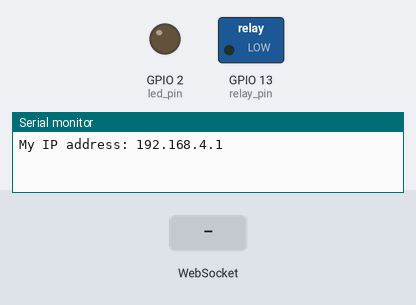
This sketch was run on a simulated ESP32. Parts: switched loads named in the sketch (green lamp = pin HIGH), output pins drawn as LEDs (lit = HIGH), the last lines printed to the serial monitor. Dashed ring = blinking. Inputs (shaded band) come from the test bench. Storage starts empty.

Above: at 1.2 s.
1.3 s: WebSocket text "on" received
At 1.51 s:
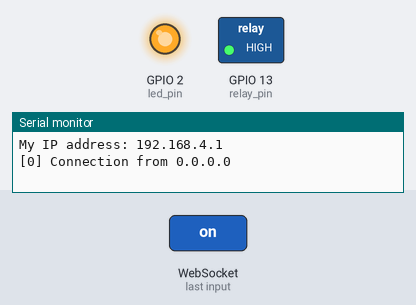
4.3 s: WebSocket text "off" received
At 4.8 s:
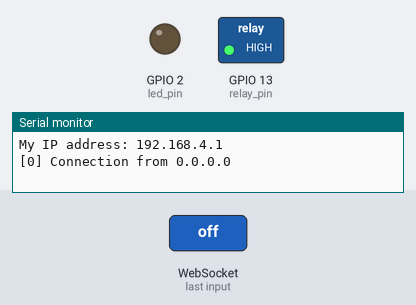
Timing chart, 0 to 7.3 s (numbered marks = the images above; inputs shaded):
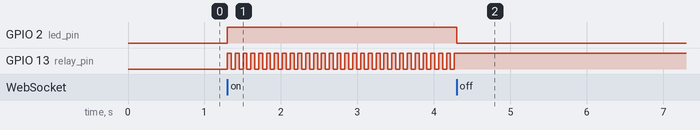

The sketch:

yaksaw.ino
```cpp
#include <WiFi.h>
#include <SPIFFS.h>
#include <ESPAsyncWebServer.h>
#include <WebSocketsServer.h>

// Constants
const char *ssid = "AIRSAW!!!";
const char *password =  "42069420";
const int dns_port = 53;
const int http_port = 80;
const int ws_port = 1024;
const int led_pin = 2;
const int relay_pin = 13;

int machineState = 0; // 0 = off, 1 = on
int strokeDelay = 50; // time between strokes (ms)
unsigned long lastStroke = 0; // timer for strokes
bool relayState = 0;

AsyncWebServer server(80);
WebSocketsServer webSocket = WebSocketsServer(ws_port);
char msg_buf[10];

// Callback: receiving any WebSocket message
void onWebSocketEvent(uint8_t client_num, WStype_t type, uint8_t * payload, size_t length) {
  String str = (char *)payload;
  // Figure out the type of WebSocket event
  switch (type) {

    // Client has disconnected
    case WStype_DISCONNECTED:
      Serial.printf("[%u] Disconnected!\n", client_num);
      break;

    // New client has connected
    case WStype_CONNECTED:
      {
        IPAddress ip = webSocket.remoteIP(client_num);
        Serial.printf("[%u] Connection from ", client_num);
        Serial.println(ip.toString());
      }
      break;

    // Handle text messages from client
    case WStype_TEXT:
      if (str.indexOf("S") != -1 ) { // contains speed value
        int sliderValueInt = str.substring(1).toInt();
        Serial.print("Slider input received: ");
        Serial.println(sliderValueInt);
        strokeDelay = 10 * (100 - (sliderValueInt-1));
      }
      else if (str.equalsIgnoreCase("on")) {
        machineState = 1;
      }
      else if (str.equalsIgnoreCase("off")) {
        machineState = 0;
      }
      else {
        Serial.println("[%u] Message not recognized");
      }
      break;

    // For everything else: do nothing
    case WStype_BIN:
    case WStype_ERROR:
    case WStype_FRAGMENT_TEXT_START:
    case WStype_FRAGMENT_BIN_START:
    case WStype_FRAGMENT:
    case WStype_FRAGMENT_FIN:
    default:
      break;
  }
}

void onIndexRequest(AsyncWebServerRequest *request) {
  // Callback: send homepage
  IPAddress remote_ip = request->client()->remoteIP();
  Serial.println("[" + remote_ip.toString() +
                 "] HTTP GET request of " + request->url());
  request->send(SPIFFS, "/index.html", "text/html");
}

void onCSSRequest(AsyncWebServerRequest *request) {
  // Callback: send style sheet
  IPAddress remote_ip = request->client()->remoteIP();
  Serial.println("[" + remote_ip.toString() +
                 "] HTTP GET request of " + request->url());
  request->send(SPIFFS, "/style.css", "text/css");
}

void onPageNotFound(AsyncWebServerRequest *request) {
  // Callback: send 404 if requested file does not exist
  IPAddress remote_ip = request->client()->remoteIP();
  Serial.println("[" + remote_ip.toString() +
                 "] HTTP GET request of " + request->url());
  request->send(404, "text/plain", "Error (404)\nYou've made a huge mistake!");
}

void setup() {
  pinMode(led_pin, OUTPUT);
  pinMode(relay_pin, OUTPUT);
  digitalWrite(led_pin, LOW);
  digitalWrite(relay_pin, LOW);

  // Start Serial port
  Serial.begin(115200);

  // Make sure we can read the file system
  if ( !SPIFFS.begin()) {
    Serial.println("Error mounting SPIFFS");
    while (1);
  }

  // Start access point
  WiFi.softAP(ssid, password);

  // Print our IP address
  Serial.println();
  Serial.print("My IP address: ");
  Serial.println(WiFi.softAPIP());

  // On HTTP request for root, provide index.html file
  server.on("/", HTTP_GET, onIndexRequest);

  // On HTTP request for style sheet, provide style.css
  server.on("/style.css", HTTP_GET, onCSSRequest);

  // Handle requests for pages that do not exist
  server.onNotFound(onPageNotFound);

  // Start web server
  server.begin();

  // Start WebSocket server and assign callback
  webSocket.begin();
  webSocket.onEvent(onWebSocketEvent);

}

void loop() {
  webSocket.loop();
  if (machineState && ((millis() - lastStroke) > strokeDelay)) {
    lastStroke = millis();
    relayState = !relayState;
  }
  digitalWrite(led_pin, machineState);
  digitalWrite(relay_pin, relayState);
}
```

Measured:
- after the input at 1.3 s, GPIO 2 (led_pin): LOW → HIGH at once; GPIO 13 (relay_pin): alternates HIGH for 0.05 s and LOW for 0.05 s, starting at once
- after the input at 4.3 s, GPIO 2 (led_pin): HIGH → LOW at once; GPIO 13 (relay_pin): stops changing and stays HIGH
